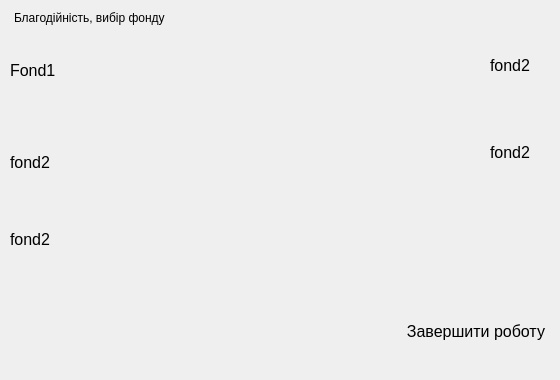
       <widget class="QWidget" name="page_8">
        <widget class="QWidget" name="gridLayoutWidget_8">
         <property name="geometry">
          <rect>
           <x>0</x>
           <y>30</y>
           <width>551</width>
           <height>341</height>
          </rect>
         </property>
         <layout class="QGridLayout" name="gridLayout_9" rowstretch="1,1,1,1" columnstretch="1,1" columnminimumwidth="0,0">
          <item row="1" column="0">
           <widget class="QWidget" name="widgCash_2" native="true">
            <widget class="QLabel" name="label_35">
             <property name="geometry">
              <rect>
               <x>10</x>
               <y>30</y>
               <width>131</width>
               <height>31</height>
              </rect>
             </property>
             <property name="font">
              <font>
               <pointsize>12</pointsize>
              </font>
             </property>
             <property name="styleSheet">
              <string notr="true">border-width: 0px;</string>
             </property>
             <property name="text">
              <string>fond2</string>
             </property>
            </widget>
           </widget>
          </item>
          <item row="2" column="0">
           <widget class="QWidget" name="widget_8" native="true">
            <widget class="QLabel" name="label_37">
             <property name="geometry">
              <rect>
               <x>10</x>
               <y>20</y>
               <width>121</width>
               <height>31</height>
              </rect>
             </property>
             <property name="font">
              <font>
               <pointsize>12</pointsize>
              </font>
             </property>
             <property name="styleSheet">
              <string notr="true">border-width: 0px;</string>
             </property>
             <property name="text">
              <string>fond2</string>
             </property>
            </widget>
           </widget>
          </item>
          <item row="0" column="0">
           <widget class="QWidget" name="widget_10" native="true">
            <widget class="QLabel" name="label_41">
             <property name="geometry">
              <rect>
               <x>10</x>
               <y>20</y>
               <width>131</width>
               <height>41</height>
              </rect>
             </property>
             <property name="font">
              <font>
               <pointsize>12</pointsize>
              </font>
             </property>
             <property name="styleSheet">
              <string notr="true">border-width: 0px;</string>
             </property>
             <property name="text">
              <string>Fond1</string>
             </property>
             <property name="wordWrap">
              <bool>true</bool>
             </property>
            </widget>
           </widget>
          </item>
          <item row="0" column="1">
           <widget class="QWidget" name="widget_11" native="true">
            <widget class="QLabel" name="label_43">
             <property name="geometry">
              <rect>
               <x>110</x>
               <y>20</y>
               <width>141</width>
               <height>31</height>
              </rect>
             </property>
             <property name="font">
              <font>
               <pointsize>12</pointsize>
              </font>
             </property>
             <property name="styleSheet">
              <string notr="true">border-width: 0px;
</string>
             </property>
             <property name="text">
              <string>fond2</string>
             </property>
             <property name="alignment">
              <set>Qt::AlignRight|Qt::AlignTrailing|Qt::AlignVCenter</set>
             </property>
            </widget>
           </widget>
          </item>
          <item row="1" column="1">
           <widget class="QWidget" name="widget_12" native="true">
            <widget class="QLabel" name="label_45">
             <property name="geometry">
              <rect>
               <x>200</x>
               <y>20</y>
               <width>51</width>
               <height>31</height>
              </rect>
             </property>
             <property name="font">
              <font>
               <pointsize>12</pointsize>
              </font>
             </property>
             <property name="styleSheet">
              <string notr="true">border-width: 0px;</string>
             </property>
             <property name="text">
              <string>fond2</string>
             </property>
             <property name="alignment">
              <set>Qt::AlignRight|Qt::AlignTrailing|Qt::AlignVCenter</set>
             </property>
            </widget>
           </widget>
          </item>
          <item row="3" column="1">
           <widget class="QLabel" name="label_46">
            <property name="maximumSize">
             <size>
              <width>16777215</width>
              <height>80</height>
             </size>
            </property>
            <property name="font">
             <font>
              <pointsize>12</pointsize>
             </font>
            </property>
            <property name="layoutDirection">
             <enum>Qt::LeftToRight</enum>
            </property>
            <property name="styleSheet">
             <string notr="true">margin-right: 2px;</string>
            </property>
            <property name="text">
             <string>Завершити роботу</string>
            </property>
            <property name="alignment">
             <set>Qt::AlignRight|Qt::AlignTrailing|Qt::AlignVCenter</set>
            </property>
           </widget>
          </item>
         </layout>
        </widget>
        <widget class="QLabel" name="label_39">
         <property name="geometry">
          <rect>
           <x>10</x>
           <y>10</y>
           <width>181</width>
           <height>16</height>
          </rect>
         </property>
         <property name="styleSheet">
          <string notr="true">border-width: 0px;
margin: 1px;</string>
         </property>
         <property name="text">
          <string>Благодійність, вибір фонду</string>
         </property>
        </widget>
       </widget>
